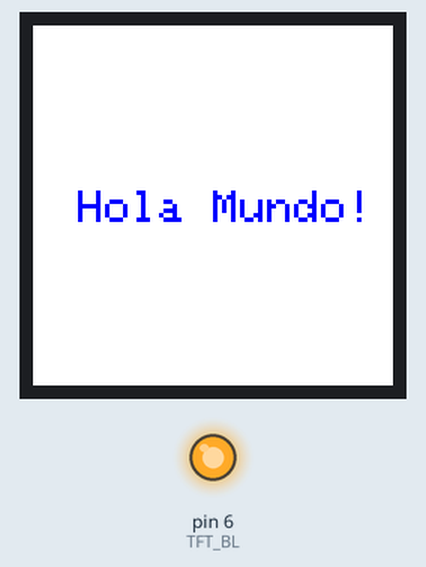
This sketch was run on a simulated Arduino Uno, built with avr-gcc and run on an emulated ATmega328P. Shown: 240×240 colour display, output pins drawn as LEDs (lit = HIGH).

Above: at 0.2 s.

The sketch:

HolaMundo_ATmega328.ino
```cpp
/*******************************************************************************

  *  Áster Electrónica
  *  Display Circular GC9A01 240x240.
  *  Ejemplo 'Hola Mundo Random' para Tarjetas UNO, NANO y Pro Mini con ATmega328 a 16MHz.
  *  Abstract: En este ejemplo aparecerá el mensaje 'Hola Mundo' en el centro de la pantalla
  *  en un fondo blanco con font de color azul.
  *  Modificado y comentado por Miguel AngelLo.
  *  Conexiones físicas:
  *  UNO/NANO/ProMini | Display Circular
  *        3.3V ó Vin -> VCC
  *               GND -> GND
  *               D13 -> SCL
  *               D11 -> SDA
  *               D7  -> RST
  *               D8  -> DC
  *               D9  -> CS
  *               D6  -> BL
  *
  * IMPORTANTE:
  * Deberás contar con la biblioteca 'Arduino_GFX_Library' instalada en tu Arduino IDE
  * puedes descargarla en el siguiente enlace
  * https://github.com/moononournation/Arduino_GFX

********************************************************************************/

#include <Arduino_GFX_Library.h>
/* Para más información sobre la declaración del display y la tarjeta de control consulta:
https://github.com/moononournation/Arduino_GFX/wiki/Dev-Device-Declaration */


/* Configuramos el tipo de Bus de Datos que usaremos, en este caso será Hardware SPI del ATmega328
para más información consulte:
https://github.com/moononournation/Arduino_GFX/wiki/Data-Bus-Class */
Arduino_DataBus *bus = new Arduino_HWSPI(8 /* DC */, 9 /* CS */);

/* Configuramos el controlador de la pantalla, en este caso es el CI GC9A01
para más información consulte:
https://github.com/moononournation/Arduino_GFX/wiki/Display-Class */
Arduino_GFX *gfx = new Arduino_GC9A01(bus, 7 /* RST */, 0 /* rotation */, true /* IPS */);


/*******************************************************************************
 * Aquí termina el bloque de configuración de nuestro Display Circular GC9A01 para ESP32 DevKit
 ******************************************************************************/

//Declaramos el D22 del DevKit para controlar la retroiluminacion del display
#define TFT_BL 6

void setup(void)
{
    //Inicializamos la comunicación
    gfx->begin();
    //Colocamos un fondo de color blanco
    gfx->fillScreen(WHITE);

    //Si se declaró un pin BL este encendará la retroiluminación de la pantalla
#ifdef TFT_BL
    pinMode(TFT_BL, OUTPUT);
    digitalWrite(TFT_BL, HIGH);
#endif

}

void loop()
{
    //Colocamos el cursor en la posición 10,10
    gfx->setCursor(30, 110);
    //Ajustamos el tamaño de la escala x,y a 3 sin margen de pixel
    gfx->setTextSize(3/* x scale */,3/* y scale */,0/* pixel_margin */);
    //Declaramos el siguiente texto en azul (se pueden usar colores hexadecimales)
    gfx->setTextColor(BLUE);
    //Envíamos una cadena de texto
    gfx->println("Hola Mundo!");
    //Retardo de 5 segundos
    delay(5000);
}
```
